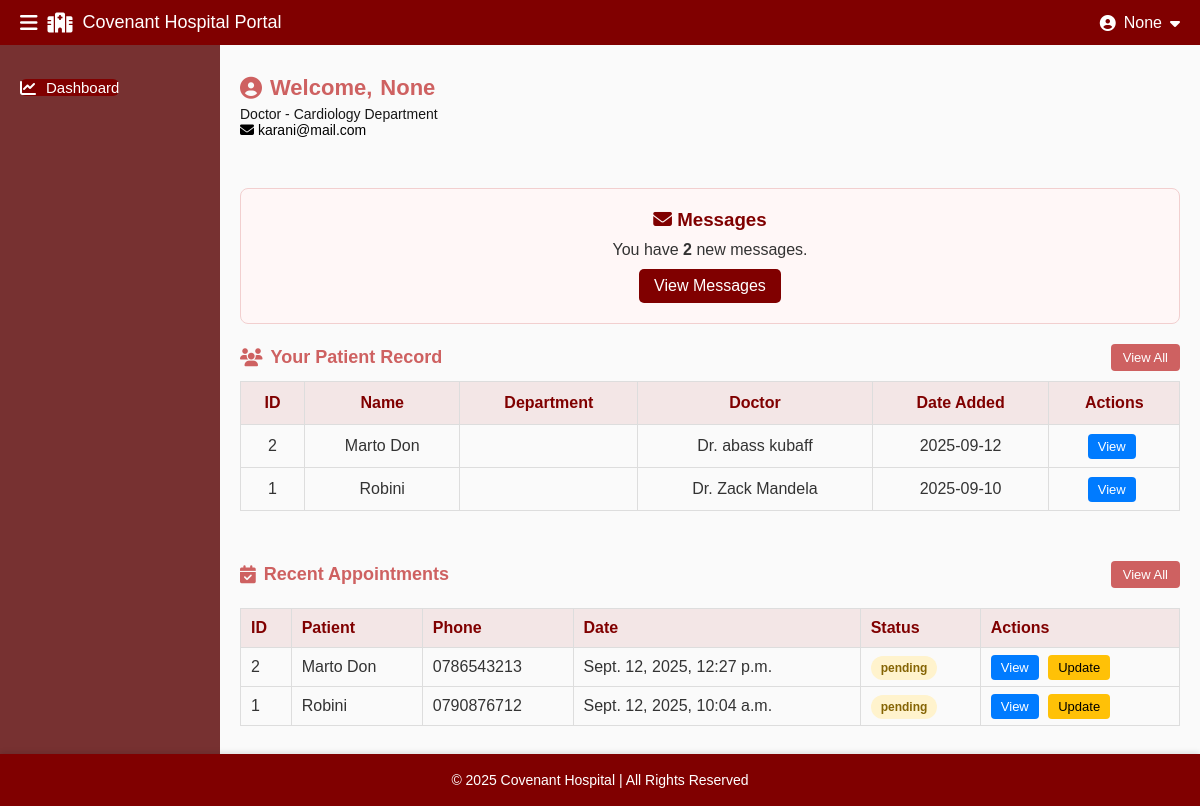
Page /dashboard/ (signed in) on the earlier database version.
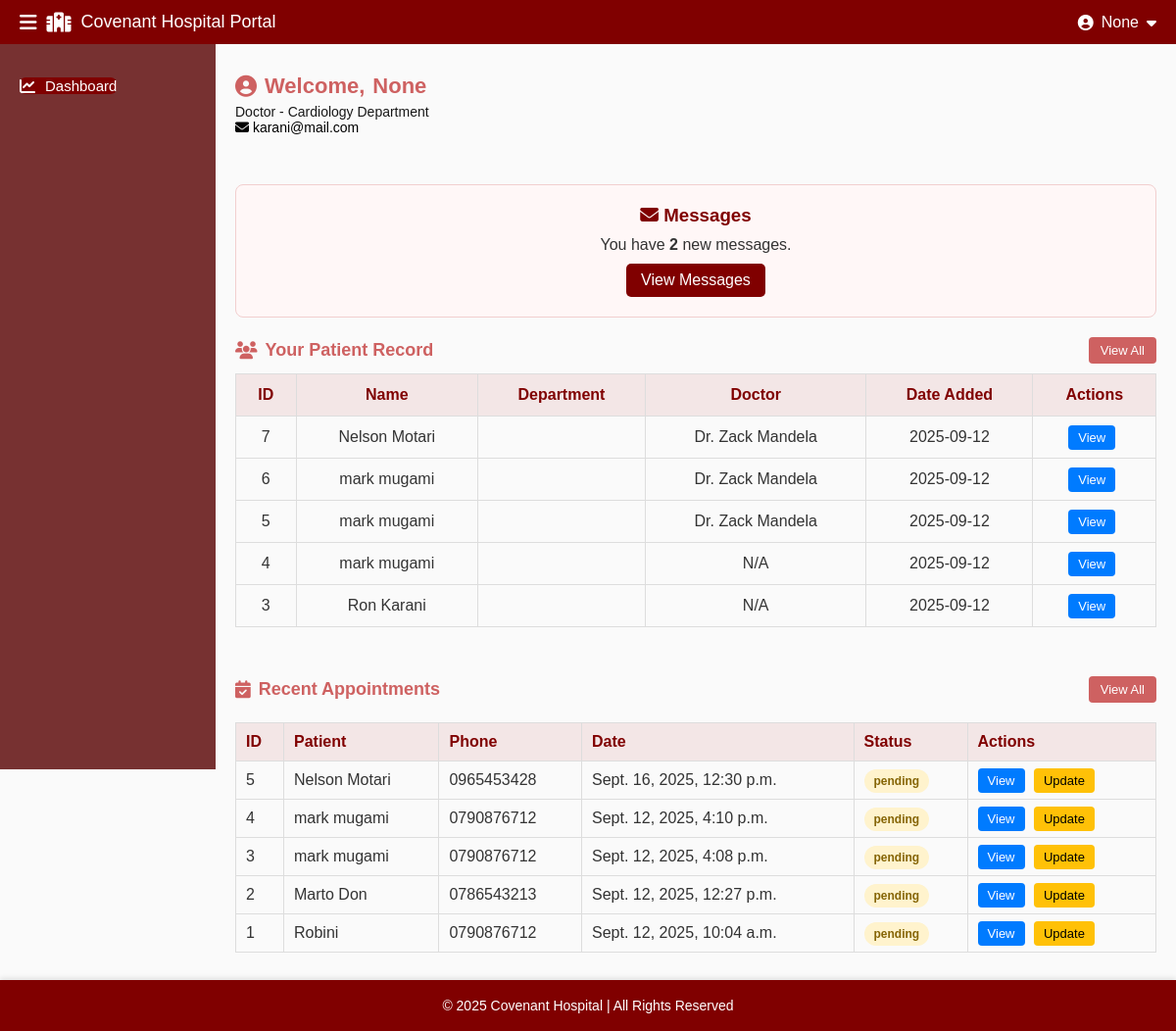
Same page on the later database version.
### core/models.py (models this page shows, shortened)
class Patient(models.Model):
    patient_id = models.CharField(max_length=20, unique=True, editable=False, blank=True, null=True)  # ✅
    name = models.CharField(max_length=200)
    phone = models.CharField(max_length=20)
    age = models.PositiveIntegerField()
    gender = models.CharField(max_length=1, choices=(('M', 'Male'), ('F', 'Female')))
    date_added = models.DateTimeField(auto_now_add=True)

class Doctor(models.Model):
    doctor_id = models.CharField(max_length=20, unique=True, editable=False, blank=True, null=True)  # ✅
    name = models.CharField(max_length=200)
    specialty = models.CharField(max_length=100)
    email = models.EmailField(blank=True, null=True)
    phone = models.CharField(max_length=20, blank=True, null=True)
    department = models.CharField(max_length=100)

class Appointment(models.Model):
    STATUS_CHOICES = (
        ('pending', 'Pending'),
        ('concluded', 'Concluded'),
        ('cancelled', 'Cancelled'),
    )
    patient = models.ForeignKey(Patient, on_delete=models.CASCADE, related_name="appointments")
    doctor = models.ForeignKey(Doctor, on_delete=models.SET_NULL, null=True, blank=True, related_name="appointments")
    date = models.DateTimeField()
    status = models.CharField(max_length=20, choices=STATUS_CHOICES, default='pending')

### core/views.py (the view, shortened to what this page needs)
# urls.py: path("dashboard/", views.dashboard, name="dashboard"),
@session_required
def dashboard(request):
    role = request.session.get("user_role")
    if role == "doctor":
        doctor_id = request.session.get("doctor_id")
        doctor = Doctor.objects.filter(id=doctor_id).first()
        if not doctor:
            messages.error(request, "Doctor account not linked properly.")
            return render(request, "dashboard/dashboard.html", {})
        appointments = Appointment.objects.filter(doctor=doctor).order_by("-date")[:5]
        patients = Patient.objects.filter(appointments__doctor=doctor).distinct().order_by("-date_added")[:5]
        reports = Report.objects.filter(author=doctor).order_by("-date")[:5]
        messages_qs = Message.objects.filter(recipient_doctor=doctor).order_by("-date_sent")[:5]
    else:  # admin/staff
        appointments = Appointment.objects.all().order_by("-date")[:5]
        patients = Patient.objects.all().order_by("-date_added")[:5]
        reports = Report.objects.all().order_by("-date")[:5]
        messages_qs = Message.objects.all().order_by("-date_sent")[:5]
    return render(request, "dashboard/dashboard.html", {
        "appointments": appointments,
        "patients": patients,
        "reports": reports,
        "messages": messages_qs,
        "session_role": role,   # pass role to template
    })

### core/context_processors.py (called while the page is built)
def session_user(request):
    role = request.session.get("user_role")
    name = None
    if role == "doctor":
        doctor_id = request.session.get("doctor_id")
        if doctor_id:
            doctor = Doctor.objects.filter(id=doctor_id).first()
            if doctor:
                name = f"Dr. {doctor.name}"
    elif role == "patient":
        patient_id = request.session.get("patient_id")
        if patient_id:
            patient = Patient.objects.filter(id=patient_id).first()
            if patient:
                name = patient.name
    return {
        "session_role": role,
        "session_name": name,
    }

### templates/dashboard/dashboard.html (shortened to what this page needs)
{% extends "dashboard/base_dashboard.html" %}
{% block content %}
<section class="messages">
  <div class="messages-card">
    <h3><i class="fa-solid fa-envelope"></i> Messages</h3>
    <p>You have <strong>{{ messages|length }}</strong> new messages.</p>
    <a href="{% url 'messages' %}" class="btn-messages">View Messages</a>
  </div>
</section>
      <section class="patients">
  <div class="section-header">
    {% if session_role == "doctor" %}
      <h3><i class="fa-solid fa-users"></i> Recent Patients</h3>
    {% else %}
      <h3><i class="fa-solid fa-users"></i> Your Patient Record</h3>
    {% endif %}
    <a href="{% url 'patients' %}" class="btn-view-all">View All</a>
  </div>
  <div class="table-wrapper">
    <table class="patients-table">
      <thead>
        <tr>
          <th>ID</th>
          <th>Name</th>
          {% if session_role == "doctor" %}
            <th>Phone</th>
            <th>Department</th>
            <th>Age</th>
            <th>Gender</th>
            <th>Actions</th>
          {% else %}
            <th>Department</th>
            <th>Doctor</th>
            <th>Date Added</th>
            <th>Actions</th>
          {% endif %}
        </tr>
      </thead>
      <tbody>
        {% for p in patients %}
          <tr>
            <td>{{ p.id }}</td>
            <td class="patient-name">{{ p.name }}</td>
            {% if session_role == "doctor" %}
              <td>{{ p.phone }}</td>
              <td>{{ p.department }}</td>
              <td>{{ p.age }}</td>
              <td>{{ p.gender }}</td>
              <td>
                <a href="" class="btn-action view">View</a>
                <a href="" class="btn-action update">Edit</a>
                <a href="" class="btn-action delete">Delete</a>
              </td>
            {% else %}
              <td>{{ p.department }}</td>
              <td>
                {% with doctor=p.appointments.first.doctor %}
                  {% if doctor %}Dr. {{ doctor.name }}{% else %}N/A{% endif %}
                {% endwith %}
              </td>
              <td>{{ p.date_added|date:"Y-m-d" }}</td>
              <td>
                <a href="" class="btn-action view">View</a>
              </td>
            {% endif %}
          </tr>
        {% empty %}
          <tr><td colspan="7">No patients found.</td></tr>
        {% endfor %}
      </tbody>
    </table>
  </div>
</section>
      <section class="appointments">
        <div class="section-header">
          <h3><i class="fa-solid fa-calendar-check"></i> Recent Appointments</h3>
          <a href="{% url 'appointments' %}" class="btn-view-all">View All</a>
        </div>
        <div class="table-wrapper">
          <table class="appointments-table">
            <thead>
              <tr>
                <th>ID</th>
                <th>Patient</th>
                <th>Phone</th>
                <th>Date</th>
                <th>Status</th>
                <th>Actions</th>
              </tr>
            </thead>
            <tbody>
              {% for appt in appointments %}
              <tr>
                <td>{{ appt.id }}</td>
                <td>{{ appt.patient.name }}</td>
                <td>{{ appt.patient.phone }}</td>
                <td>{{ appt.date }}</td>
                <td><span class="status {{ appt.status|lower }}">{{ appt.status }}</span></td>
                <td>
                  <a href="#" class="btn-action view">View</a>
                  <a href="#" class="btn-action update">Update</a>
                </td>
              </tr>
              {% empty %}
              <tr><td colspan="5">No appointments found.</td></tr>
              {% endfor %}
            </tbody>
          </table>
        </div>
      </section>
{% endblock %}

Differences in the rows shown:
no longer on this page (row unchanged): Patient: id "2", name "Marto Don", appointments.first.doctor.name "abass kubaff", date_added "2025-09-12"
no longer on this page (row unchanged): Patient: id "1", name "Robini", appointments.first.doctor.name "Zack Mandela", date_added "2025-09-10"
added Patient: id "7", name "Nelson Motari", appointments.first.doctor.name "Zack Mandela", date_added "2025-09-12"
added Patient: id "6", name "mark mugami", appointments.first.doctor.name "Zack Mandela", date_added "2025-09-12"
added Patient: id "5", name "mark mugami", appointments.first.doctor.name "Zack Mandela", date_added "2025-09-12"
added Patient: id "4", name "mark mugami", shows "N/A", date_added "2025-09-12"
added Patient: id "3", name "Ron Karani", shows "N/A", date_added "2025-09-12"
added Appointment: id "5", patient.name "Nelson Motari", patient.phone "0965453428", date "Sept. 16, 2025, 12:30 p.m.", status "pending"
added Appointment: id "4", patient.name "mark mugami", patient.phone "0790876712", date "Sept. 12, 2025, 4:10 p.m.", status "pending"
added Appointment: id "3", patient.name "mark mugami", patient.phone "0790876712", date "Sept. 12, 2025, 4:08 p.m.", status "pending"
